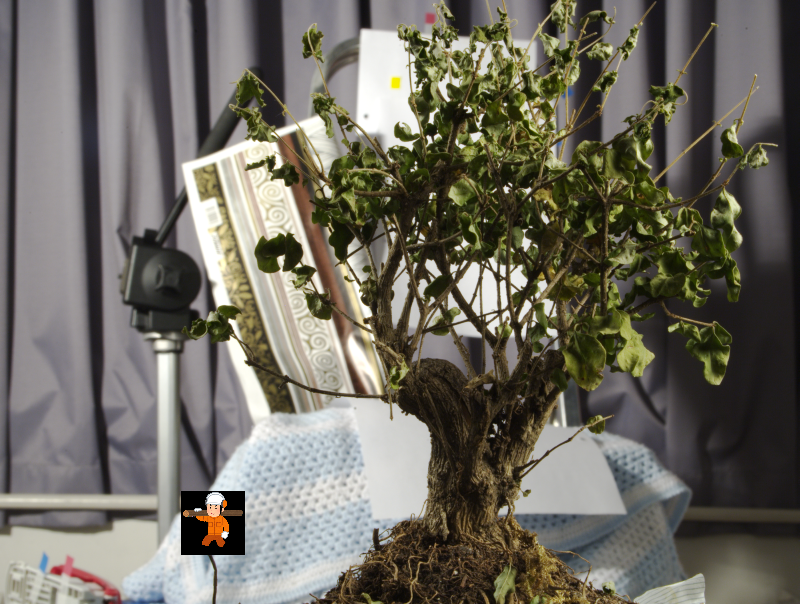
//> input picture advanced_programming_signal_processing/dataset1/level1/level1_000.ppm, 800 x 604 px
$ ./matcher dataset1/level1/level1_000.ppm dataset1/level1/   (built with g++ and OpenCV 4)
//> lines starting //> are read from the running program, lines starting //| are printed output that depends on the picture
#include <opencv2/opencv.hpp>
#include <filesystem>
#include <iostream>
#include <string>
#include <vector>
#include <limits>

namespace fs = std::filesystem;
using namespace cv;
using namespace std;

double matchTemplateAt(const Mat& img, const Mat& templ, Point& bestLoc, double& bestScore) {
    Mat result;
    matchTemplate(img, templ, result, TM_CCOEFF_NORMED);
    double minVal, maxVal;
    Point minLoc, maxLoc;
    minMaxLoc(result, &minVal, &maxVal, &minLoc, &maxLoc);
    bestLoc = maxLoc;
    bestScore = maxVal;
    return maxVal;
}

Mat adjustContrast(const Mat& img, double alpha) {
    Mat out;
    img.convertTo(out, -1, alpha, 0);
    return out;
}

Mat addSaltNoise(const Mat& src, int n = 500) {
    Mat dst = src.clone();
    for (int k = 0; k < n; k++) {
        int i = rand() % dst.cols;
        int j = rand() % dst.rows;
        dst.at<Vec3b>(j, i) = (rand() % 2) ? Vec3b(255, 255, 255) : Vec3b(0, 0, 0);
    }
    return dst;
}

int main(int argc, char** argv) {
    if (argc != 3) return 1;

    Mat img = imread(argv[1]);
//> img is the input picture: 604 rows x 800 cols, CV_8UC3; mean B, G, R 97, 107, 110.4
    string templ_dir = argv[2];
//> templ_dir = "dataset1/level1/"

    double bestScore = -1.0;
    string bestName;
    Point bestLoc;
    Size bestSize;
    int bestAngle = 0;

    vector<double> scales = {0.5, 1.0, 2.0};
    vector<int> angles = {0, 90, 180, 270};

    for (const auto& path : fs::directory_iterator(templ_dir)) {
        if (path.path().extension() != ".ppm") continue;
        string name = path.path().stem();
        Mat templ_orig = imread(path.path().string());

        for (double scale : scales) {
            Size newSize(cvRound(templ_orig.cols * scale), cvRound(templ_orig.rows * scale));
            if (newSize.width < 1 || newSize.height < 1) continue;
            Mat scaled;
            resize(templ_orig, scaled, newSize);

            for (int angle : angles) {
                Mat rotated;
                if (angle == 0) rotated = scaled;
                else {
                    Point2f center(scaled.cols/2.0f, scaled.rows/2.0f);
                    Mat rot = getRotationMatrix2D(center, angle, 1.0);
                    warpAffine(scaled, rotated, rot, scaled.size());
                }

                Point loc;
                double score;
                matchTemplateAt(img, rotated, loc, score);

                if (score > bestScore) {
                    bestScore = score;
                    bestLoc = loc;
                    bestName = name;
                    bestSize = rotated.size();
                    bestAngle = angle;
                }
            }
        }
//> this loop made 3 passes
//> (bestScore, bestLoc, bestSize, bestAngle) on passes 1 to 3: (0.32, Point(77, 232), Size(400, 302), 90), (1, Point(0, 0), Size(800, 604), 0), (1, Point(0, 0), Size(800, 604), 0)
//> pass 1, `resize(templ_orig, scaled, newSize);`:
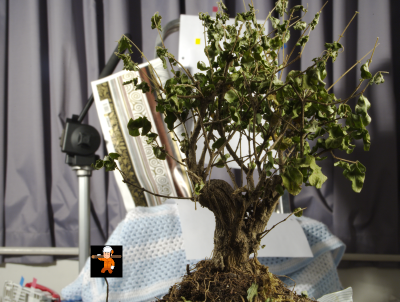
//> scaled: 302 rows x 400 cols, CV_8UC3; mean B, G, R 97.1, 107.1, 110.6
//> after the loop, bestScore = 1; bestName = "level1_000"; bestAngle = 0
    }

    cout << bestName << " "
         << bestLoc.x << " " << bestLoc.y << " "
         << bestSize.width << " " << bestSize.height << " "
         << bestAngle << " " << bestScore << endl;
//| level1_000 0 0 800 604 0 1

    return 0;
}
